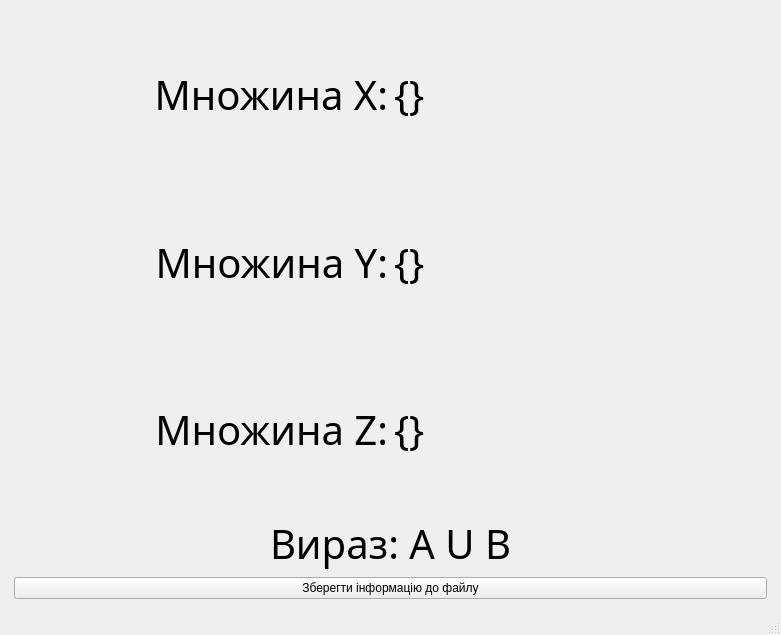
<?xml version="1.0" encoding="UTF-8"?>
<ui version="4.0">
 <class>MainWindow</class>
 <widget class="QMainWindow" name="MainWindow">
  <property name="geometry">
   <rect>
    <x>0</x>
    <y>0</y>
    <width>781</width>
    <height>635</height>
   </rect>
  </property>
  <property name="windowTitle">
   <string>MainWindow</string>
  </property>
  <widget class="QWidget" name="centralwidget">
   <layout class="QHBoxLayout" name="horizontalLayout">
    <item>
     <layout class="QVBoxLayout" name="verticalLayout">
      <property name="leftMargin">
       <number>5</number>
      </property>
      <property name="topMargin">
       <number>5</number>
      </property>
      <property name="rightMargin">
       <number>5</number>
      </property>
      <property name="bottomMargin">
       <number>5</number>
      </property>
      <item>
       <layout class="QGridLayout" name="gridLayout">
        <item row="1" column="1">
         <widget class="QLabel" name="set_y">
          <property name="styleSheet">
           <string notr="true">font-family: Gill Sans, sans-serif;
font-size: 40px;</string>
          </property>
          <property name="text">
           <string>{}</string>
          </property>
         </widget>
        </item>
        <item row="2" column="1">
         <widget class="QLabel" name="set_z">
          <property name="styleSheet">
           <string notr="true">font-family: Gill Sans, sans-serif;
font-size: 40px;</string>
          </property>
          <property name="text">
           <string>{}</string>
          </property>
         </widget>
        </item>
        <item row="0" column="0">
         <widget class="QLabel" name="label">
          <property name="minimumSize">
           <size>
            <width>0</width>
            <height>0</height>
           </size>
          </property>
          <property name="styleSheet">
           <string notr="true">font-family: Gill Sans, sans-serif;
font-size: 40px;</string>
          </property>
          <property name="text">
           <string>Множина X:</string>
          </property>
          <property name="alignment">
           <set>Qt::AlignRight|Qt::AlignTrailing|Qt::AlignVCenter</set>
          </property>
          <property name="margin">
           <number>10</number>
          </property>
         </widget>
        </item>
        <item row="1" column="0">
         <widget class="QLabel" name="label_3">
          <property name="styleSheet">
           <string notr="true">font-family: Gill Sans, sans-serif;
font-size: 40px;</string>
          </property>
          <property name="text">
           <string>Множина Y:</string>
          </property>
          <property name="alignment">
           <set>Qt::AlignRight|Qt::AlignTrailing|Qt::AlignVCenter</set>
          </property>
          <property name="margin">
           <number>10</number>
          </property>
         </widget>
        </item>
        <item row="0" column="1">
         <widget class="QLabel" name="set_x">
          <property name="styleSheet">
           <string notr="true">font-family: Gill Sans, sans-serif;
font-size: 40px;</string>
          </property>
          <property name="text">
           <string>{}</string>
          </property>
         </widget>
        </item>
        <item row="2" column="0">
         <widget class="QLabel" name="label_5">
          <property name="styleSheet">
           <string notr="true">font-family: Gill Sans, sans-serif;
font-size: 40px;</string>
          </property>
          <property name="text">
           <string>Множина Z:</string>
          </property>
          <property name="alignment">
           <set>Qt::AlignRight|Qt::AlignTrailing|Qt::AlignVCenter</set>
          </property>
          <property name="margin">
           <number>10</number>
          </property>
         </widget>
        </item>
       </layout>
      </item>
      <item>
       <widget class="QLabel" name="expression">
        <property name="sizePolicy">
         <sizepolicy hsizetype="Preferred" vsizetype="Fixed">
          <horstretch>0</horstretch>
          <verstretch>0</verstretch>
         </sizepolicy>
        </property>
        <property name="styleSheet">
         <string notr="true">font-family: Gill Sans, sans-serif;
font-size: 40px;</string>
        </property>
        <property name="text">
         <string>Вираз: A U B</string>
        </property>
        <property name="alignment">
         <set>Qt::AlignCenter</set>
        </property>
       </widget>
      </item>
      <item>
       <widget class="QPushButton" name="save_to_file">
        <property name="text">
         <string>Зберегти інформацію до файлу</string>
        </property>
       </widget>
      </item>
     </layout>
    </item>
   </layout>
  </widget>
  <widget class="QStatusBar" name="statusbar"/>
  <action name="information">
   <property name="text">
    <string>Про студента</string>
   </property>
  </action>
  <action name="action">
   <property name="text">
    <string>Зберегти до файлу</string>
   </property>
  </action>
 </widget>
 <resources/>
 <connections/>
</ui>
